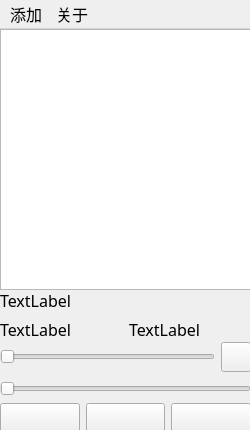
<?xml version="1.0" encoding="UTF-8"?>
<ui version="4.0">
 <class>qt5player</class>
 <widget class="QMainWindow" name="qt5player">
  <property name="windowModality">
   <enum>Qt::WindowModal</enum>
  </property>
  <property name="enabled">
   <bool>true</bool>
  </property>
  <property name="geometry">
   <rect>
    <x>0</x>
    <y>0</y>
    <width>250</width>
    <height>430</height>
   </rect>
  </property>
  <property name="minimumSize">
   <size>
    <width>250</width>
    <height>430</height>
   </size>
  </property>
  <property name="maximumSize">
   <size>
    <width>250</width>
    <height>430</height>
   </size>
  </property>
  <property name="font">
   <font>
    <family>微软雅黑</family>
    <pointsize>12</pointsize>
   </font>
  </property>
  <property name="windowTitle">
   <string>MPlayer</string>
  </property>
  <property name="toolButtonStyle">
   <enum>Qt::ToolButtonIconOnly</enum>
  </property>
  <property name="animated">
   <bool>true</bool>
  </property>
  <widget class="QWidget" name="centralwidget">
   <widget class="QWidget" name="gridLayoutWidget">
    <property name="geometry">
     <rect>
      <x>0</x>
      <y>0</y>
      <width>251</width>
      <height>261</height>
     </rect>
    </property>
    <layout class="QGridLayout" name="gridLayout">
     <item row="0" column="0">
      <widget class="QListWidget" name="listWidget"/>
     </item>
    </layout>
   </widget>
   <widget class="QWidget" name="gridLayoutWidget_2">
    <property name="geometry">
     <rect>
      <x>0</x>
      <y>260</y>
      <width>251</width>
      <height>51</height>
     </rect>
    </property>
    <layout class="QGridLayout" name="gridLayout_2">
     <item row="1" column="0">
      <widget class="QLabel" name="label_musicplaytime">
       <property name="text">
        <string>TextLabel</string>
       </property>
      </widget>
     </item>
     <item row="1" column="1">
      <widget class="QLabel" name="label_musiccount">
       <property name="text">
        <string>TextLabel</string>
       </property>
      </widget>
     </item>
     <item row="0" column="0" colspan="2">
      <widget class="QLabel" name="label_musicname">
       <property name="text">
        <string>TextLabel</string>
       </property>
      </widget>
     </item>
    </layout>
   </widget>
   <widget class="QWidget" name="gridLayoutWidget_3">
    <property name="geometry">
     <rect>
      <x>0</x>
      <y>310</y>
      <width>251</width>
      <height>61</height>
     </rect>
    </property>
    <layout class="QGridLayout" name="gridLayout_3">
     <item row="1" column="0">
      <widget class="QSlider" name="slider_music_volme">
       <property name="orientation">
        <enum>Qt::Horizontal</enum>
       </property>
      </widget>
     </item>
     <item row="1" column="1">
      <widget class="QPushButton" name="btn_playmode">
       <property name="enabled">
        <bool>true</bool>
       </property>
       <property name="sizePolicy">
        <sizepolicy hsizetype="Minimum" vsizetype="Fixed">
         <horstretch>0</horstretch>
         <verstretch>0</verstretch>
        </sizepolicy>
       </property>
       <property name="minimumSize">
        <size>
         <width>30</width>
         <height>30</height>
        </size>
       </property>
       <property name="maximumSize">
        <size>
         <width>30</width>
         <height>30</height>
        </size>
       </property>
       <property name="layoutDirection">
        <enum>Qt::RightToLeft</enum>
       </property>
       <property name="autoFillBackground">
        <bool>false</bool>
       </property>
       <property name="text">
        <string/>
       </property>
       <property name="icon">
        <iconset>
         <normalon>image/single_play.png</normalon>
        </iconset>
       </property>
       <property name="iconSize">
        <size>
         <width>30</width>
         <height>30</height>
        </size>
       </property>
       <property name="checkable">
        <bool>false</bool>
       </property>
       <property name="autoRepeat">
        <bool>false</bool>
       </property>
       <property name="autoExclusive">
        <bool>false</bool>
       </property>
      </widget>
     </item>
     <item row="2" column="0" colspan="2">
      <widget class="QSlider" name="slider_music_playtime">
       <property name="orientation">
        <enum>Qt::Horizontal</enum>
       </property>
      </widget>
     </item>
    </layout>
   </widget>
   <widget class="QWidget" name="horizontalLayoutWidget">
    <property name="geometry">
     <rect>
      <x>0</x>
      <y>370</y>
      <width>251</width>
      <height>40</height>
     </rect>
    </property>
    <layout class="QHBoxLayout" name="horizontalLayout">
     <item>
      <widget class="QPushButton" name="btn_prex">
       <property name="icon">
        <iconset>
         <normalon>image/prex.png</normalon>
        </iconset>
       </property>
      </widget>
     </item>
     <item>
      <widget class="QPushButton" name="btn_play">
       <property name="icon">
        <iconset>
         <normalon>image/play.png</normalon>
        </iconset>
       </property>
      </widget>
     </item>
     <item>
      <widget class="QPushButton" name="btn_next">
       <property name="icon">
        <iconset>
         <normalon>image/next.png</normalon>
        </iconset>
       </property>
      </widget>
     </item>
    </layout>
   </widget>
  </widget>
  <widget class="QMenuBar" name="menubar">
   <property name="geometry">
    <rect>
     <x>0</x>
     <y>0</y>
     <width>250</width>
     <height>27</height>
    </rect>
   </property>
   <widget class="QMenu" name="menu_add">
    <property name="title">
     <string>添加</string>
    </property>
    <addaction name="action_add_file"/>
    <addaction name="separator"/>
    <addaction name="action_add_dir"/>
   </widget>
   <widget class="QMenu" name="menu_about">
    <property name="title">
     <string>关于</string>
    </property>
    <addaction name="action_adout"/>
   </widget>
   <addaction name="menu_add"/>
   <addaction name="menu_about"/>
  </widget>
  <action name="action_add_file">
   <property name="text">
    <string>文件</string>
   </property>
  </action>
  <action name="action_add_dir">
   <property name="text">
    <string>目录</string>
   </property>
  </action>
  <action name="action_adout">
   <property name="text">
    <string>关于</string>
   </property>
  </action>
 </widget>
 <resources/>
 <connections/>
</ui>
